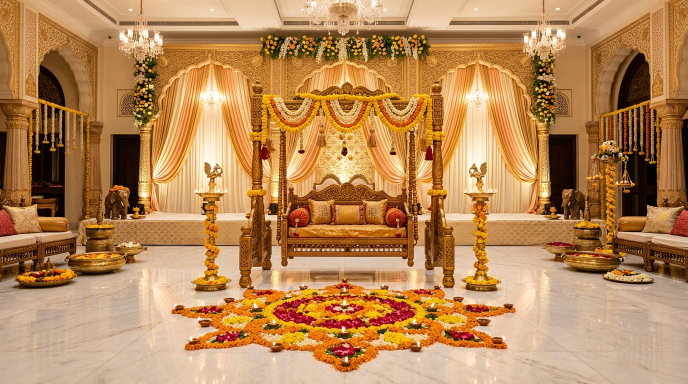
#> input picture assets/images/celebration_cradle_ceremony.jpg, 1376 x 768 px, given in place of giftvault_hero_sacred_shagun_ledger_1794502964334.jpg, which was not available (shown at 1/2 size)
$ python process_master_images.py
#> lines starting #> are read from the running program, lines starting #| are printed output that depends on the picture
import os
import shutil
from PIL import Image, ImageEnhance, ImageFilter

brain_dir = r"C:\Users\shaik\.gemini\antigravity\brain\47128eb9-b322-408f-8e56-a5a702b79ee3"

hero_src = os.path.join(brain_dir, "giftvault_hero_sacred_shagun_ledger_1794502964334.jpg")
login_src = os.path.join(brain_dir, "giftvault_signin_luxury_gateway_1794502972419.jpg")

print("Hero src exists:", os.path.exists(hero_src))
print("Login src exists:", os.path.exists(login_src))

# 1. Process Hero Image
img_hero = Image.open(hero_src)
#> img_hero is the input picture: PIL image 1376x768 RGB; mean R, G, B 183.8, 135.8, 87.2
print("Original hero size:", img_hero.size)
#| Original hero size: (1376, 768)
# Resize to high-density 2560x1440 or keep aspect ratio
w, h = img_hero.size
#> w = 1376; h = 768
target_w = 2000
target_h = int(h * (target_w / w))
#> target_h = 1116
img_hero_resized = img_hero.resize((target_w, target_h), Image.Resampling.LANCZOS)
# Subtle unsharp mask for crystal clarity
img_hero_clean = img_hero_resized.filter(ImageFilter.UnsharpMask(radius=1.2, percent=110, threshold=3))
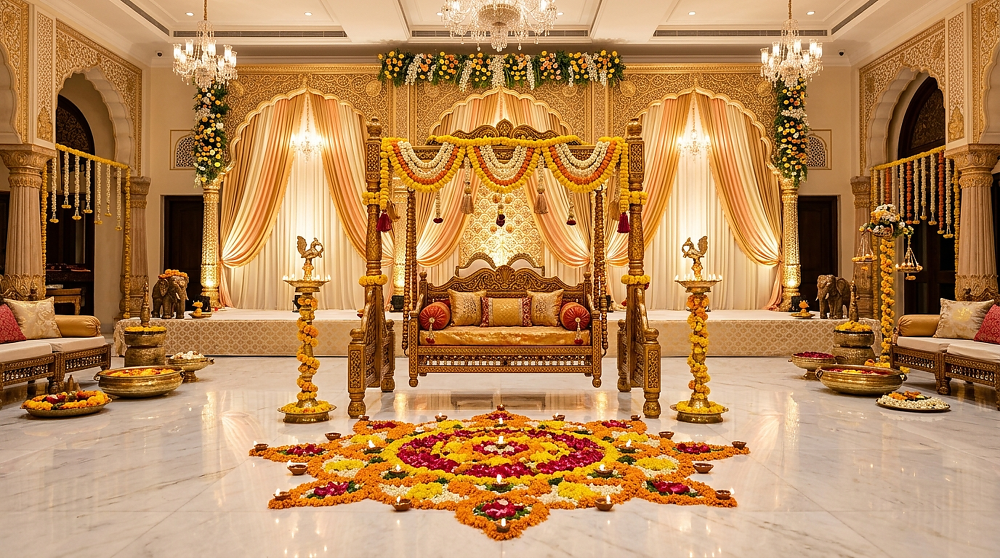
#> img_hero_clean: PIL image 2000x1116 RGB (shown at 1/2 size); mean R, G, B 183.2, 136, 88.3

hero_out_name = "giftvault_hero_sacred_shagun_ledger.jpg"
hero_temp_path = "hero_temp.jpg"
img_hero_clean.save(hero_temp_path, quality=95, optimize=True)

# 2. Process Login Image
img_login = Image.open(login_src)
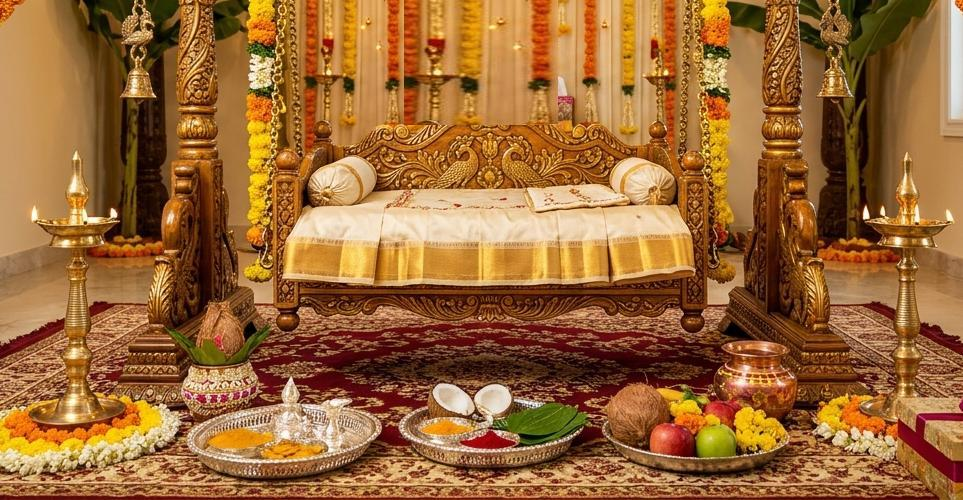
#> input picture assets/images/celebration_cradle_clean.jpg, 963 x 500 px, given in place of giftvault_signin_luxury_gateway_1794502972419.jpg, which was not available
#> img_login is the input picture: PIL image 963x500 RGB; mean R, G, B 154.6, 103.8, 55.2
print("Original login size:", img_login.size)
#| Original login size: (963, 500)
lw, lh = img_login.size
#> lw = 963; lh = 500
login_target_w = 2000
login_target_h = int(lh * (login_target_w / lw))
#> login_target_h = 1038
img_login_resized = img_login.resize((login_target_w, login_target_h), Image.Resampling.LANCZOS)
img_login_clean = img_login_resized.filter(ImageFilter.UnsharpMask(radius=1.2, percent=110, threshold=3))
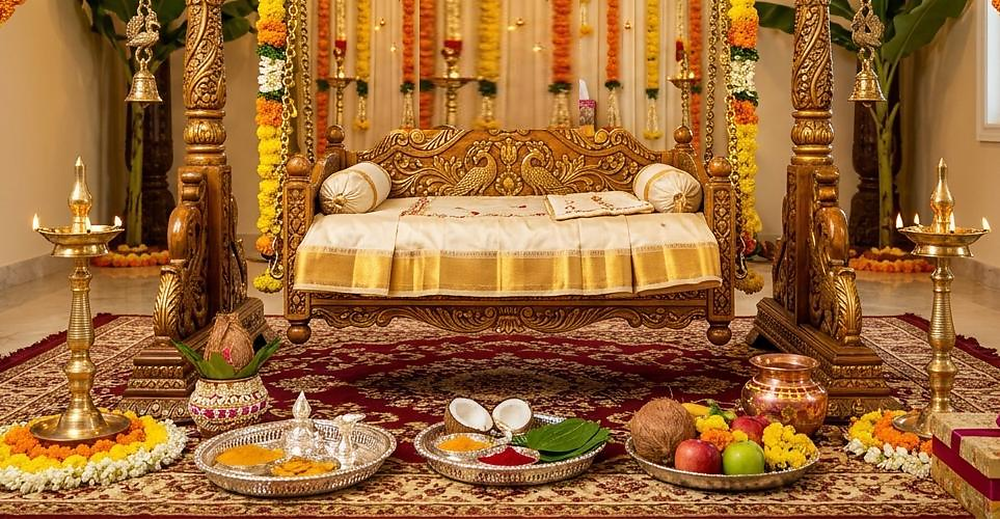
#> img_login_clean: PIL image 2000x1038 RGB (shown at 1/2 size); mean R, G, B 154.3, 103.9, 56.2

login_out_name = "giftvault_signin_luxury_gateway.jpg"
login_temp_path = "login_temp.jpg"
img_login_clean.save(login_temp_path, quality=95, optimize=True)

# Copy to all 4 project directories
dirs = [
    "assets/images",
    "web_preview/assets/images",
    "build/web/assets/images",
    "web/assets/images"
]

for d in dirs:
    os.makedirs(d, exist_ok=True)
    # Copy hero
    shutil.copy2(hero_temp_path, os.path.join(d, hero_out_name))
    # Also overwrite the old names so any cached/referenced paths automatically pick up the new masterpiece
    shutil.copy2(hero_temp_path, os.path.join(d, "giftvault_flagship_hero_vertical.jpg"))
    shutil.copy2(hero_temp_path, os.path.join(d, "giftvault_hero_showcase.png"))

    # Copy login
    shutil.copy2(login_temp_path, os.path.join(d, login_out_name))
    shutil.copy2(login_temp_path, os.path.join(d, "giftvault_login_showcase_final.jpg"))
    shutil.copy2(login_temp_path, os.path.join(d, "giftvault_showcase_16k_master.jpg"))
    print(f"Copied images to {d}")

if os.path.exists(hero_temp_path):
    os.remove(hero_temp_path)
if os.path.exists(login_temp_path):
    os.remove(login_temp_path)

print("All images processed and synchronized across all directories!")
